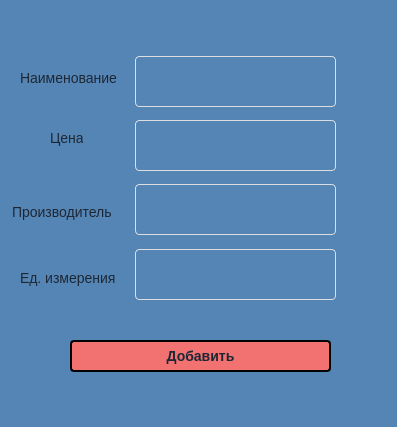
<?xml version="1.0" encoding="UTF-8"?>
<ui version="4.0">
 <class>MainWindow</class>
 <widget class="QMainWindow" name="MainWindow">
  <property name="geometry">
   <rect>
    <x>0</x>
    <y>0</y>
    <width>397</width>
    <height>427</height>
   </rect>
  </property>
  <property name="windowTitle">
   <string>Добавить новый товар</string>
  </property>
  <property name="styleSheet">
   <string notr="true">background: #5585B5;
padding: 0;
    margin: 0;
    font-family: 'Open Sans', sans-serif;
    font-size: 14px;
    color: #1D2734;</string>
  </property>
  <widget class="QWidget" name="centralwidget">
   <widget class="QLabel" name="label_2">
    <property name="geometry">
     <rect>
      <x>50</x>
      <y>130</y>
      <width>33</width>
      <height>16</height>
     </rect>
    </property>
    <property name="text">
     <string>Цена</string>
    </property>
   </widget>
   <widget class="QLabel" name="label_4">
    <property name="geometry">
     <rect>
      <x>20</x>
      <y>270</y>
      <width>101</width>
      <height>16</height>
     </rect>
    </property>
    <property name="text">
     <string>Ед. измерения</string>
    </property>
   </widget>
   <widget class="QLabel" name="label">
    <property name="geometry">
     <rect>
      <x>20</x>
      <y>70</y>
      <width>101</width>
      <height>16</height>
     </rect>
    </property>
    <property name="text">
     <string>Наименование</string>
    </property>
   </widget>
   <widget class="QLineEdit" name="priceLine">
    <property name="geometry">
     <rect>
      <x>135</x>
      <y>120</y>
      <width>201</width>
      <height>51</height>
     </rect>
    </property>
    <property name="styleSheet">
     <string notr="true">width: 100%;
    outline: none;
    border: 1px solid #DCDEE1;
    border-radius: 4px;
    color: #1D2734;
    padding-left: 16px;
    box-sizing: border-box;
    -webkit-appearance: none;</string>
    </property>
   </widget>
   <widget class="QLabel" name="label_3">
    <property name="geometry">
     <rect>
      <x>12</x>
      <y>204</y>
      <width>111</width>
      <height>16</height>
     </rect>
    </property>
    <property name="text">
     <string>Производитель</string>
    </property>
   </widget>
   <widget class="QLineEdit" name="measurmentLine">
    <property name="geometry">
     <rect>
      <x>135</x>
      <y>249</y>
      <width>201</width>
      <height>51</height>
     </rect>
    </property>
    <property name="styleSheet">
     <string notr="true">width: 100%;
    outline: none;
    border: 1px solid #DCDEE1;
    border-radius: 4px;
    color: #1D2734;
    padding-left: 16px;
    box-sizing: border-box;
    -webkit-appearance: none;</string>
    </property>
   </widget>
   <widget class="QLineEdit" name="nameLine">
    <property name="geometry">
     <rect>
      <x>135</x>
      <y>56</y>
      <width>201</width>
      <height>51</height>
     </rect>
    </property>
    <property name="styleSheet">
     <string notr="true">width: 100%;
    outline: none;
    border: 1px solid #DCDEE1;
    border-radius: 4px;
    color: #1D2734;
    padding-left: 16px;
    box-sizing: border-box;
    -webkit-appearance: none;</string>
    </property>
   </widget>
   <widget class="QPushButton" name="prodAddBtn">
    <property name="geometry">
     <rect>
      <x>70</x>
      <y>340</y>
      <width>261</width>
      <height>32</height>
     </rect>
    </property>
    <property name="styleSheet">
     <string notr="true">border: 2px solid;
border-radius: 4px;
box-sizing: border-box;
cursor: pointer;
outline: none;
position: relative;
transition: 0.3s;
font-weight: 600;
vertical-align: middle;
background: #F27171;</string>
    </property>
    <property name="text">
     <string>Добавить</string>
    </property>
   </widget>
   <widget class="QLineEdit" name="producerLine">
    <property name="geometry">
     <rect>
      <x>135</x>
      <y>184</y>
      <width>201</width>
      <height>51</height>
     </rect>
    </property>
    <property name="styleSheet">
     <string notr="true">width: 100%;
    outline: none;
    border: 1px solid #DCDEE1;
    border-radius: 4px;
    color: #1D2734;
    padding-left: 16px;
    box-sizing: border-box;
    -webkit-appearance: none;</string>
    </property>
   </widget>
  </widget>
 </widget>
 <resources/>
 <connections/>
</ui>
